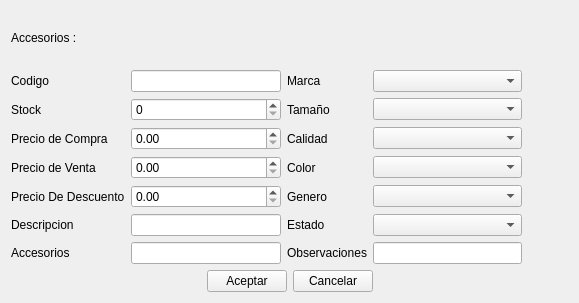
<?xml version="1.0" encoding="UTF-8"?>
<ui version="4.0">
 <class>ui_agregaraccesorios</class>
 <widget class="QWidget" name="ui_agregaraccesorios">
  <property name="geometry">
   <rect>
    <x>0</x>
    <y>0</y>
    <width>579</width>
    <height>303</height>
   </rect>
  </property>
  <property name="windowTitle">
   <string>Form</string>
  </property>
  <layout class="QGridLayout" name="gridLayout_2">
   <item row="0" column="0">
    <layout class="QGridLayout" name="gridLayout">
     <item row="4" column="3">
      <widget class="MyComboBox" name="comboBox_color">
       <property name="sizePolicy">
        <sizepolicy hsizetype="Expanding" vsizetype="Fixed">
         <horstretch>0</horstretch>
         <verstretch>0</verstretch>
        </sizepolicy>
       </property>
      </widget>
     </item>
     <item row="4" column="2">
      <widget class="QLabel" name="label_15">
       <property name="sizePolicy">
        <sizepolicy hsizetype="Preferred" vsizetype="Preferred">
         <horstretch>0</horstretch>
         <verstretch>0</verstretch>
        </sizepolicy>
       </property>
       <property name="text">
        <string>Color</string>
       </property>
      </widget>
     </item>
     <item row="1" column="1">
      <widget class="QLineEdit" name="lineEdit_codigo"/>
     </item>
     <item row="3" column="2">
      <widget class="QLabel" name="label_11">
       <property name="sizePolicy">
        <sizepolicy hsizetype="Preferred" vsizetype="Preferred">
         <horstretch>0</horstretch>
         <verstretch>0</verstretch>
        </sizepolicy>
       </property>
       <property name="text">
        <string>Calidad</string>
       </property>
      </widget>
     </item>
     <item row="2" column="0">
      <widget class="QLabel" name="label_4">
       <property name="text">
        <string>Stock</string>
       </property>
      </widget>
     </item>
     <item row="1" column="4">
      <widget class="QPushButton" name="pushButton_xmarca">
       <property name="sizePolicy">
        <sizepolicy hsizetype="Fixed" vsizetype="Fixed">
         <horstretch>0</horstretch>
         <verstretch>0</verstretch>
        </sizepolicy>
       </property>
       <property name="text">
        <string/>
       </property>
       <property name="icon">
        <iconset resource="../Icons/Icons.qrc">
         <normaloff>:/Icons/1349716373_monotone_close_exit_delete_small.png</normaloff>:/Icons/1349716373_monotone_close_exit_delete_small.png</iconset>
       </property>
       <property name="autoDefault">
        <bool>false</bool>
       </property>
       <property name="flat">
        <bool>true</bool>
       </property>
      </widget>
     </item>
     <item row="4" column="0">
      <widget class="QLabel" name="label_12">
       <property name="text">
        <string>Precio de Venta</string>
       </property>
      </widget>
     </item>
     <item row="2" column="1">
      <widget class="QSpinBox" name="spinBox_stock">
       <property name="maximum">
        <number>999999999</number>
       </property>
      </widget>
     </item>
     <item row="5" column="0">
      <widget class="QLabel" name="label_7">
       <property name="text">
        <string>Precio De Descuento</string>
       </property>
      </widget>
     </item>
     <item row="3" column="4">
      <widget class="QPushButton" name="pushButton_xcalidad">
       <property name="sizePolicy">
        <sizepolicy hsizetype="Fixed" vsizetype="Fixed">
         <horstretch>0</horstretch>
         <verstretch>0</verstretch>
        </sizepolicy>
       </property>
       <property name="text">
        <string/>
       </property>
       <property name="icon">
        <iconset resource="../Icons/Icons.qrc">
         <normaloff>:/Icons/1349716373_monotone_close_exit_delete_small.png</normaloff>:/Icons/1349716373_monotone_close_exit_delete_small.png</iconset>
       </property>
       <property name="autoDefault">
        <bool>false</bool>
       </property>
       <property name="flat">
        <bool>true</bool>
       </property>
      </widget>
     </item>
     <item row="2" column="2">
      <widget class="QLabel" name="label_9">
       <property name="sizePolicy">
        <sizepolicy hsizetype="Preferred" vsizetype="Preferred">
         <horstretch>0</horstretch>
         <verstretch>0</verstretch>
        </sizepolicy>
       </property>
       <property name="text">
        <string>Tamaño</string>
       </property>
      </widget>
     </item>
     <item row="9" column="0" colspan="5">
      <layout class="QHBoxLayout" name="horizontalLayout_2">
       <item>
        <spacer name="horizontalSpacer">
         <property name="orientation">
          <enum>Qt::Horizontal</enum>
         </property>
         <property name="sizeHint" stdset="0">
          <size>
           <width>40</width>
           <height>20</height>
          </size>
         </property>
        </spacer>
       </item>
       <item>
        <widget class="QPushButton" name="pushButton_agregar">
         <property name="text">
          <string>Aceptar</string>
         </property>
         <property name="shortcut">
          <string>Ctrl+G</string>
         </property>
        </widget>
       </item>
       <item>
        <widget class="QPushButton" name="pushButton_cancelar">
         <property name="text">
          <string>Cancelar</string>
         </property>
         <property name="shortcut">
          <string>Esc</string>
         </property>
        </widget>
       </item>
       <item>
        <spacer name="horizontalSpacer_2">
         <property name="orientation">
          <enum>Qt::Horizontal</enum>
         </property>
         <property name="sizeHint" stdset="0">
          <size>
           <width>40</width>
           <height>20</height>
          </size>
         </property>
        </spacer>
       </item>
      </layout>
     </item>
     <item row="3" column="3">
      <widget class="MyComboBox" name="comboBox_calidad">
       <property name="sizePolicy">
        <sizepolicy hsizetype="Expanding" vsizetype="Fixed">
         <horstretch>0</horstretch>
         <verstretch>0</verstretch>
        </sizepolicy>
       </property>
      </widget>
     </item>
     <item row="6" column="0">
      <widget class="QLabel" name="label_3">
       <property name="text">
        <string>Descripcion</string>
       </property>
      </widget>
     </item>
     <item row="1" column="0">
      <widget class="QLabel" name="label_2">
       <property name="text">
        <string>Codigo</string>
       </property>
      </widget>
     </item>
     <item row="2" column="4">
      <widget class="QPushButton" name="pushButton_xtamanio">
       <property name="sizePolicy">
        <sizepolicy hsizetype="Fixed" vsizetype="Fixed">
         <horstretch>0</horstretch>
         <verstretch>0</verstretch>
        </sizepolicy>
       </property>
       <property name="text">
        <string/>
       </property>
       <property name="icon">
        <iconset resource="../Icons/Icons.qrc">
         <normaloff>:/Icons/1349716373_monotone_close_exit_delete_small.png</normaloff>:/Icons/1349716373_monotone_close_exit_delete_small.png</iconset>
       </property>
       <property name="autoDefault">
        <bool>false</bool>
       </property>
       <property name="flat">
        <bool>true</bool>
       </property>
      </widget>
     </item>
     <item row="4" column="4">
      <widget class="QPushButton" name="pushButton_xcolor">
       <property name="sizePolicy">
        <sizepolicy hsizetype="Fixed" vsizetype="Fixed">
         <horstretch>0</horstretch>
         <verstretch>0</verstretch>
        </sizepolicy>
       </property>
       <property name="text">
        <string/>
       </property>
       <property name="icon">
        <iconset resource="../Icons/Icons.qrc">
         <normaloff>:/Icons/1349716373_monotone_close_exit_delete_small.png</normaloff>:/Icons/1349716373_monotone_close_exit_delete_small.png</iconset>
       </property>
       <property name="autoDefault">
        <bool>false</bool>
       </property>
       <property name="flat">
        <bool>true</bool>
       </property>
      </widget>
     </item>
     <item row="1" column="2">
      <widget class="QLabel" name="label_8">
       <property name="sizePolicy">
        <sizepolicy hsizetype="Preferred" vsizetype="Preferred">
         <horstretch>0</horstretch>
         <verstretch>0</verstretch>
        </sizepolicy>
       </property>
       <property name="text">
        <string>Marca</string>
       </property>
      </widget>
     </item>
     <item row="7" column="0">
      <widget class="QLabel" name="label_6">
       <property name="text">
        <string>Accesorios</string>
       </property>
      </widget>
     </item>
     <item row="0" column="0">
      <widget class="QLabel" name="label_tiulo">
       <property name="text">
        <string>Accesorios :</string>
       </property>
      </widget>
     </item>
     <item row="7" column="1">
      <widget class="QLineEdit" name="lineEdit_accesorios"/>
     </item>
     <item row="3" column="0">
      <widget class="QLabel" name="label_13">
       <property name="text">
        <string>Precio de Compra</string>
       </property>
      </widget>
     </item>
     <item row="1" column="3">
      <widget class="MyComboBox" name="comboBox_marca">
       <property name="sizePolicy">
        <sizepolicy hsizetype="Expanding" vsizetype="Fixed">
         <horstretch>0</horstretch>
         <verstretch>0</verstretch>
        </sizepolicy>
       </property>
      </widget>
     </item>
     <item row="2" column="3">
      <widget class="MyComboBox" name="comboBox_tamanio">
       <property name="sizePolicy">
        <sizepolicy hsizetype="Expanding" vsizetype="Fixed">
         <horstretch>0</horstretch>
         <verstretch>0</verstretch>
        </sizepolicy>
       </property>
      </widget>
     </item>
     <item row="6" column="1">
      <widget class="QLineEdit" name="lineEdit_descripcion"/>
     </item>
     <item row="5" column="2">
      <widget class="QLabel" name="label_5">
       <property name="text">
        <string>Genero</string>
       </property>
      </widget>
     </item>
     <item row="5" column="3">
      <widget class="MyComboBox" name="comboBox_genero"/>
     </item>
     <item row="5" column="4">
      <widget class="QPushButton" name="pushButton_xgenero">
       <property name="text">
        <string/>
       </property>
       <property name="icon">
        <iconset resource="../Icons/Icons.qrc">
         <normaloff>:/Icons/1349716373_monotone_close_exit_delete_small.png</normaloff>:/Icons/1349716373_monotone_close_exit_delete_small.png</iconset>
       </property>
       <property name="flat">
        <bool>true</bool>
       </property>
      </widget>
     </item>
     <item row="7" column="2">
      <widget class="QLabel" name="label">
       <property name="text">
        <string>Observaciones</string>
       </property>
      </widget>
     </item>
     <item row="7" column="3">
      <widget class="QLineEdit" name="lineEdit_observaciones">
       <property name="readOnly">
        <bool>false</bool>
       </property>
      </widget>
     </item>
     <item row="6" column="2">
      <widget class="QLabel" name="label_estado">
       <property name="text">
        <string>Estado</string>
       </property>
      </widget>
     </item>
     <item row="6" column="3">
      <widget class="MyComboBox" name="comboBox_estado"/>
     </item>
     <item row="6" column="4">
      <widget class="QPushButton" name="pushButton_xestado">
       <property name="text">
        <string/>
       </property>
       <property name="icon">
        <iconset resource="../Icons/Icons.qrc">
         <normaloff>:/Icons/1349716373_monotone_close_exit_delete_small.png</normaloff>:/Icons/1349716373_monotone_close_exit_delete_small.png</iconset>
       </property>
       <property name="flat">
        <bool>true</bool>
       </property>
      </widget>
     </item>
     <item row="3" column="1">
      <widget class="QDoubleSpinBox" name="doubleSpinBox_precio_compra">
       <property name="maximum">
        <double>100000.000000000000000</double>
       </property>
      </widget>
     </item>
     <item row="4" column="1">
      <widget class="QDoubleSpinBox" name="doubleSpinBox_precio_venta">
       <property name="maximum">
        <double>100000.000000000000000</double>
       </property>
      </widget>
     </item>
     <item row="5" column="1">
      <widget class="QDoubleSpinBox" name="doubleSpinBox_precio_descuento">
       <property name="maximum">
        <double>1000000.000000000000000</double>
       </property>
      </widget>
     </item>
    </layout>
   </item>
  </layout>
 </widget>
 <customwidgets>
  <customwidget>
   <class>MyComboBox</class>
   <extends>QComboBox</extends>
   <header location="global">mycombobox.h</header>
   <slots>
    <slot>Eliminar_Item()</slot>
   </slots>
  </customwidget>
 </customwidgets>
 <tabstops>
  <tabstop>lineEdit_codigo</tabstop>
  <tabstop>spinBox_stock</tabstop>
  <tabstop>doubleSpinBox_precio_compra</tabstop>
  <tabstop>doubleSpinBox_precio_venta</tabstop>
  <tabstop>doubleSpinBox_precio_descuento</tabstop>
  <tabstop>lineEdit_descripcion</tabstop>
  <tabstop>lineEdit_accesorios</tabstop>
  <tabstop>comboBox_marca</tabstop>
  <tabstop>pushButton_xmarca</tabstop>
  <tabstop>comboBox_tamanio</tabstop>
  <tabstop>pushButton_xtamanio</tabstop>
  <tabstop>comboBox_calidad</tabstop>
  <tabstop>pushButton_xcalidad</tabstop>
  <tabstop>comboBox_color</tabstop>
  <tabstop>pushButton_xcolor</tabstop>
  <tabstop>comboBox_genero</tabstop>
  <tabstop>pushButton_xgenero</tabstop>
  <tabstop>comboBox_estado</tabstop>
  <tabstop>pushButton_xestado</tabstop>
  <tabstop>lineEdit_observaciones</tabstop>
  <tabstop>pushButton_agregar</tabstop>
  <tabstop>pushButton_cancelar</tabstop>
 </tabstops>
 <resources>
  <include location="../Icons/Icons.qrc"/>
 </resources>
 <connections/>
</ui>
